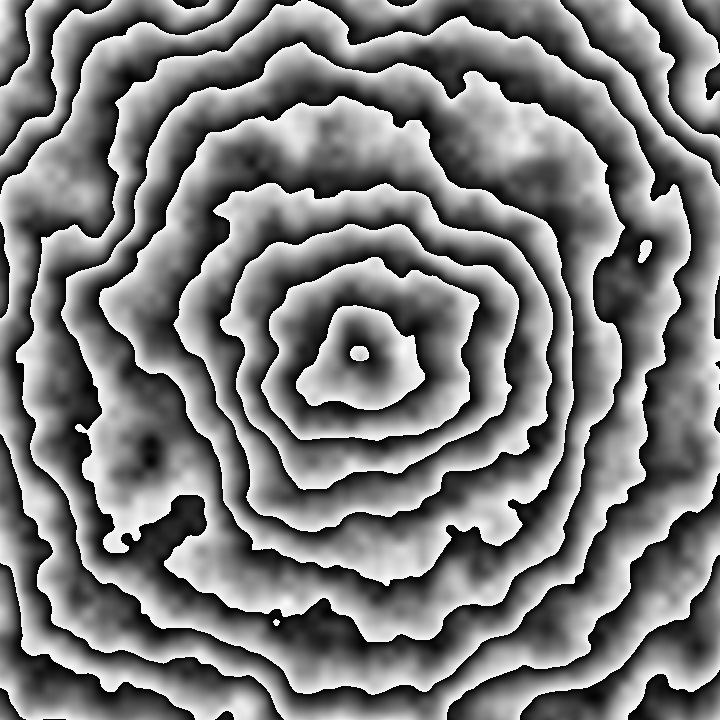
Frame 1 (no input)
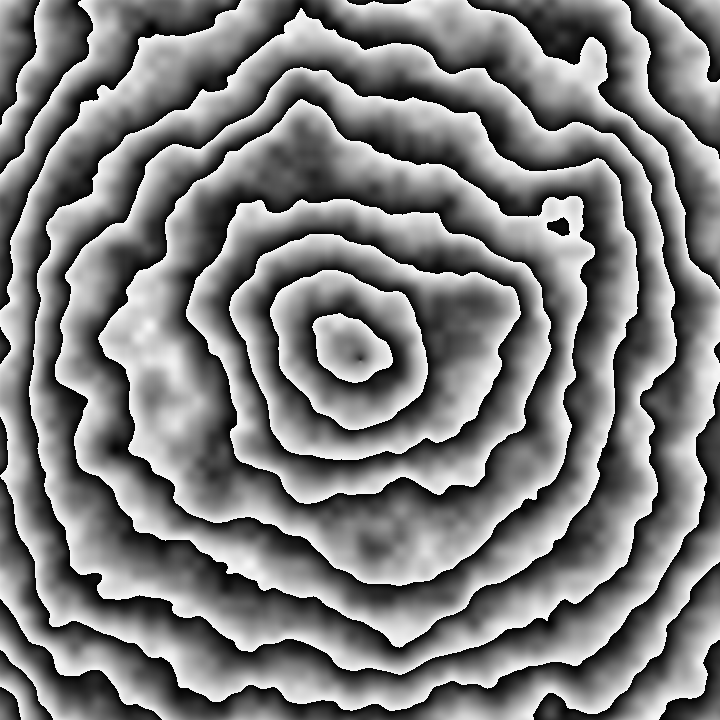
Frame 60 (the mouse pressed at the canvas centre just before this capture)
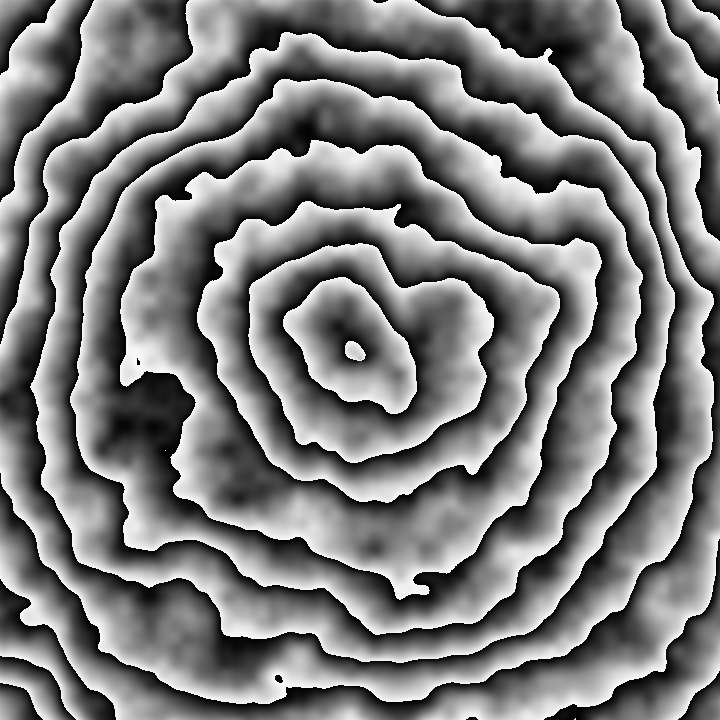
Frame 120 (the mouse held since frame 60 and released just before this capture)

The Processing sketch that drew these frames (run headless with seeded random() and noise(); from frame 60 on, the mouse is pressed at the canvas centre):

// Processing sketch: sketch_132020_ColorMushing
// ── sketch_132020_ColorMushing.pde
float t,n;
void setup(){size(720,720);}
void draw(){
 loadPixels();
 t+=.01;
 for(int y=0;y<720;y++)for(int x=0;x<720;x++)
   pixels[y*720+x]=color((dist(x,y,360,360)+(n=noise(x*.01,y*.01,t))*150+sin(atan2(y-360,x-360))*10+n*10+t*10)%50*5);
 updatePixels();
}
